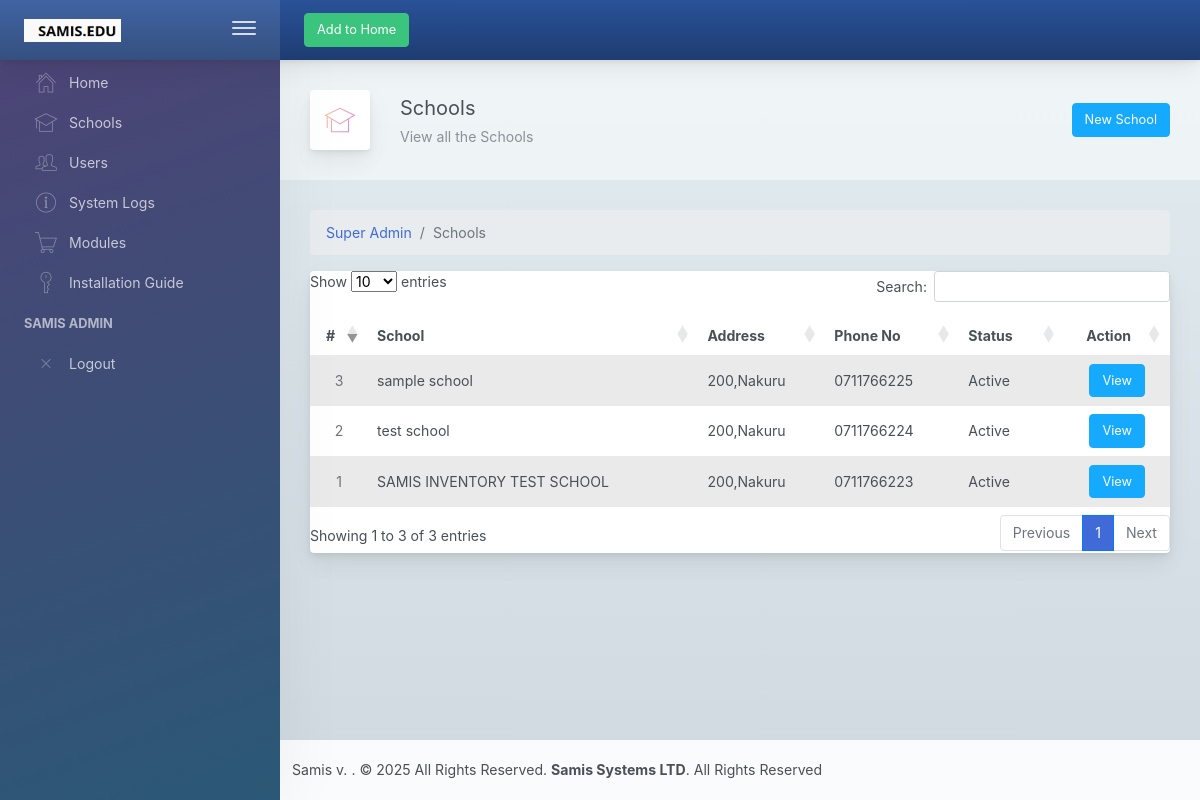
Page /samis/school/f8de4de2872911f0a55b4889e74b1c66 (signed in) on the committed database.
### samis_stock.py (models this page shows)
class School(db.Model):
	__tablename__= 'schools'
	id = db.Column(db.Integer, primary_key = True)
	uuid = db.Column(db.String)
	name = db.Column(db.String)
	phone = db.Column(db.String)
	address = db.Column(db.String)
	motto = db.Column(db.String)
	logo = db.Column(db.String, default = "blank.jpeg")
	status = db.Column(db.String, default = "Active")
	config = relationship("School_configuration", uselist=False, back_populates = "school")
	users = relationship("User", back_populates = "school")
	departments = relationship("Department", back_populates = "school")
	stores = relationship("Store", back_populates = "school")
	products = relationship("Product", back_populates = "school")
	orders = relationship("Purchase_order", back_populates = "school")
	requests = relationship("Request_quantity", back_populates = "school")
	suppliers = relationship("Supplier", back_populates = "school")
	units = relationship("Unit", back_populates = "school")
	deleted_items = relationship("Deleted_item", back_populates = "school")
	user_logs = relationship("User_log", back_populates = "school")
	subscriptions = relationship("Subscription", back_populates = "school")
	changes = relationship("Samis_Activity", back_populates = "school")

### samis_stock.py (the view, shortened to what this page needs)
@app.route('/samis/<page>/<ids>')
@verify_super_admin
def samis_admin(page, ids):
	get_log("Super Admin", page + "/" + ids)
	session['previous'] = "/samis/{}/{}".format(page, ids)
	if ids == session['user']['uuid']:
		if page == "school":
			data = {'schools': School.query.all(), 'modules': Service.query.all()}
		elif page == "user":
			data = {'users': User.query.all()}
		elif page == "module":
			data = {'modules': Service.query.all()}
		return render_template('samis_admin/' + page + 's.html', records = data)

### samis_stock.py (called while the page is built)
def verify_super_admin(fn):
	@wraps(fn)
	def inner(*args,**kwargs):
		if 'super_admin' not in session:
			return redirect('/')
		return fn(*args,**kwargs)
	return inner

def get_log(page, data, user=None):
	if not user:
		user = session['user']['name'] if ('user' in session) else "Guest Tester"
		address = request.access_route[-1]
	else:
		address = domain
	if data != "/favicon.ico":
		log = Log(user = user, resource = page, action = data, address = address, time = get_time("time"))
		db.session.add(log)
		db.session.commit()

def get_time(category):
	if category == "date":
		return datetime.now().strftime("%d %B, %Y")
	elif category == "time":
		return datetime.now().strftime("%H:%M:%S %d %B, %Y")
	elif category == "year":
		return datetime.now().strftime("%Y")

### templates/samis_admin/schools.html (shortened to what this page needs)
{% extends "base.html" %}
{% block content %}
<div class="app-main">
    {% include 'samis_admin/side_bar.html' %}
        <div class="app-main__outer bg-heavy-rain sidebar-text-dark">
        <div class="app-main__inner">
            <div class="app-page-title">
                <div class="page-title-wrapper">
                    <div class="page-title-heading">
                        <div class="page-title-icon">
                            <i class="pe-7s-study icon-gradient bg-mean-fruit">
                            </i>
                        </div>
                        <div>Schools
                            <div class="page-title-subheading">View all the Schools
                            </div>
                        </div>
                    </div>
                    <div class="page-title-actions">
                        <a class="btn btn-info" href="#" data-toggle="modal" data-target="#school" role="button">New School</a>
                    </div>
                </div>
            </div>
            <nav class="" aria-label="breadcrumb">
                <ol class="breadcrumb">
                    <li class="breadcrumb-item"><a href="/">Super Admin</a></li>
                    <li class="active breadcrumb-item" aria-current="page">Schools</li>
                </ol>
            </nav>
            <div class="row">
                <div class="col-md-12">
                    <div class="main-card mb-3 card">
                        <div class="table-responsive">
                            <table class="align-middle mb-0 table table-borderless table-striped table-hover" id="myTable">
                                <thead>
                                <tr>
                                    <th class="text-center">#</th>
                                    <th>School</th>
                                    <th>Address</th>
                                    <th>Phone No</th>
                                    <th>Status</th>
                                    <th class="text-center">Action</th>
                                </tr>
                                </thead>
                                <tbody>
                                {%for item in records.schools%}
                                <tr>
                                    <td class="text-center text-muted">{{ item.id }}</td>
                                    <td>{{ item.name }}</td>
                                    <td>{{ item.address }}</td>
                                    <td>{{ item.phone }}</td>
                                    <td>{{ item.status }}</td>
                                    <td class="text-center">
                                        <a class="btn btn-info" href="/samis/school/{{ item.uuid }}" role="button">View</a>
                                    </td>
                                </tr>
                                {%endfor%}
                                </tbody>
                            </table>
                        </div>
                    </div>
                </div>
            </div>
        </div>
            {% include 'footer.html' %}
        </div>
</div>
{% endblock %}

### rows in the picture
School: id "1", name "SAMIS INVENTORY TEST SCHOOL", address "200,Nakuru", phone "0711766223", status "Active"
School: id "2", name "test school", address "200,Nakuru", phone "0711766224", status "Active"
School: id "3", name "sample school", address "200,Nakuru", phone "0711766225", status "Active"

### other values in the picture
{{ session.user.name }} "SAMIS ADMIN"
